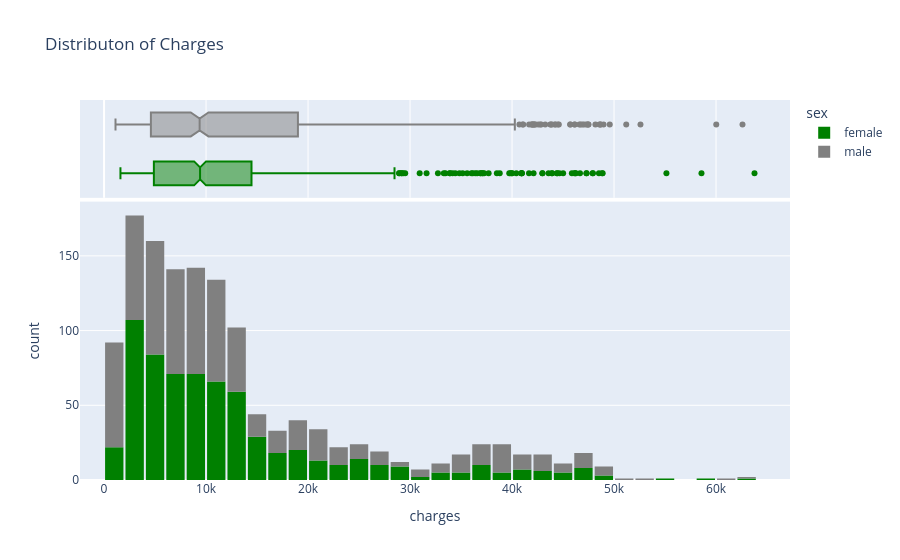

Notebook source saved alongside this figure:
### Markdown cell above
## `3.4. Charges with Sex`

### Code cell
fig = px.histogram(medical_df,x='charges',marginal='box',color='sex',color_discrete_sequence=['green', 'grey'],title='Distributon of Charges')

# By using color='smoker' I am splitting the histogram for smoker and non smoker i.e. smoker = grey and not smoker = green

fig.update_layout(bargap=0.1)
fig.show()

### Figure 1 — Plotly figure (JSON) as saved in the notebook; plotly's stock layout.template omitted (floating-point values rounded to 4 significant figures; data arrays with more than 128 entries replaced by an {"elided": "..."} marker saying what was removed)
{"data": [{"bingroup": "x", "hovertemplate": "sex=female<br>charges=%{x}<br>count=%{y}<extra></extra>", "legendgroup": "female", "marker": {"color": "green", "pattern": {"shape": ""}}, "name": "female", "orientation": "v", "showlegend": true, "type": "histogram", "x": {"elided": "662 float values"}, "xaxis": "x", "yaxis": "y"}, {"hovertemplate": "sex=female<br>charges=%{x}<extra></extra>", "legendgroup": "female", "marker": {"color": "green"}, "name": "female", "notched": true, "showlegend": false, "type": "box", "x": {"elided": "662 float values"}, "xaxis": "x2", "yaxis": "y2"}, {"bingroup": "x", "hovertemplate": "sex=male<br>charges=%{x}<br>count=%{y}<extra></extra>", "legendgroup": "male", "marker": {"color": "grey", "pattern": {"shape": ""}}, "name": "male", "orientation": "v", "showlegend": true, "type": "histogram", "x": {"elided": "676 float values"}, "xaxis": "x", "yaxis": "y"}, {"hovertemplate": "sex=male<br>charges=%{x}<extra></extra>", "legendgroup": "male", "marker": {"color": "grey"}, "name": "male", "notched": true, "showlegend": false, "type": "box", "x": {"elided": "676 float values"}, "xaxis": "x2", "yaxis": "y2"}], "layout": {"bargap": 0.1, "barmode": "relative", "legend": {"title": {"text": "sex"}, "tracegroupgap": 0}, "title": {"text": "Distributon of Charges"}, "xaxis": {"anchor": "y", "domain": [0, 1], "title": {"text": "charges"}}, "xaxis2": {"anchor": "y2", "domain": [0, 1], "matches": "x", "showgrid": true, "showticklabels": false}, "yaxis": {"anchor": "x", "domain": [0, 0.7326], "title": {"text": "count"}}, "yaxis2": {"anchor": "x2", "domain": [0.7426, 1], "matches": "y2", "showgrid": false, "showline": false, "showticklabels": false, "ticks": ""}}}
